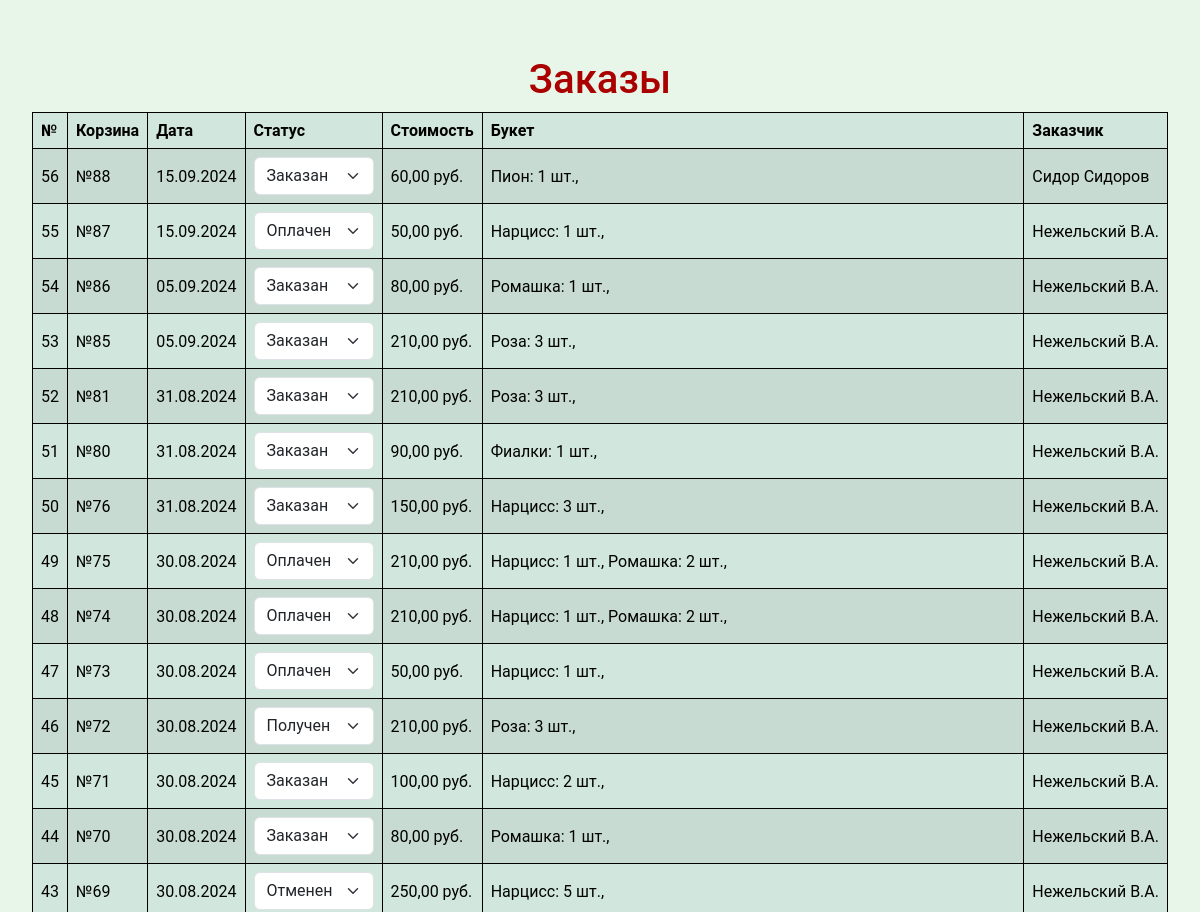
Before: /website/home_admin/ (upper part) with the older database file.
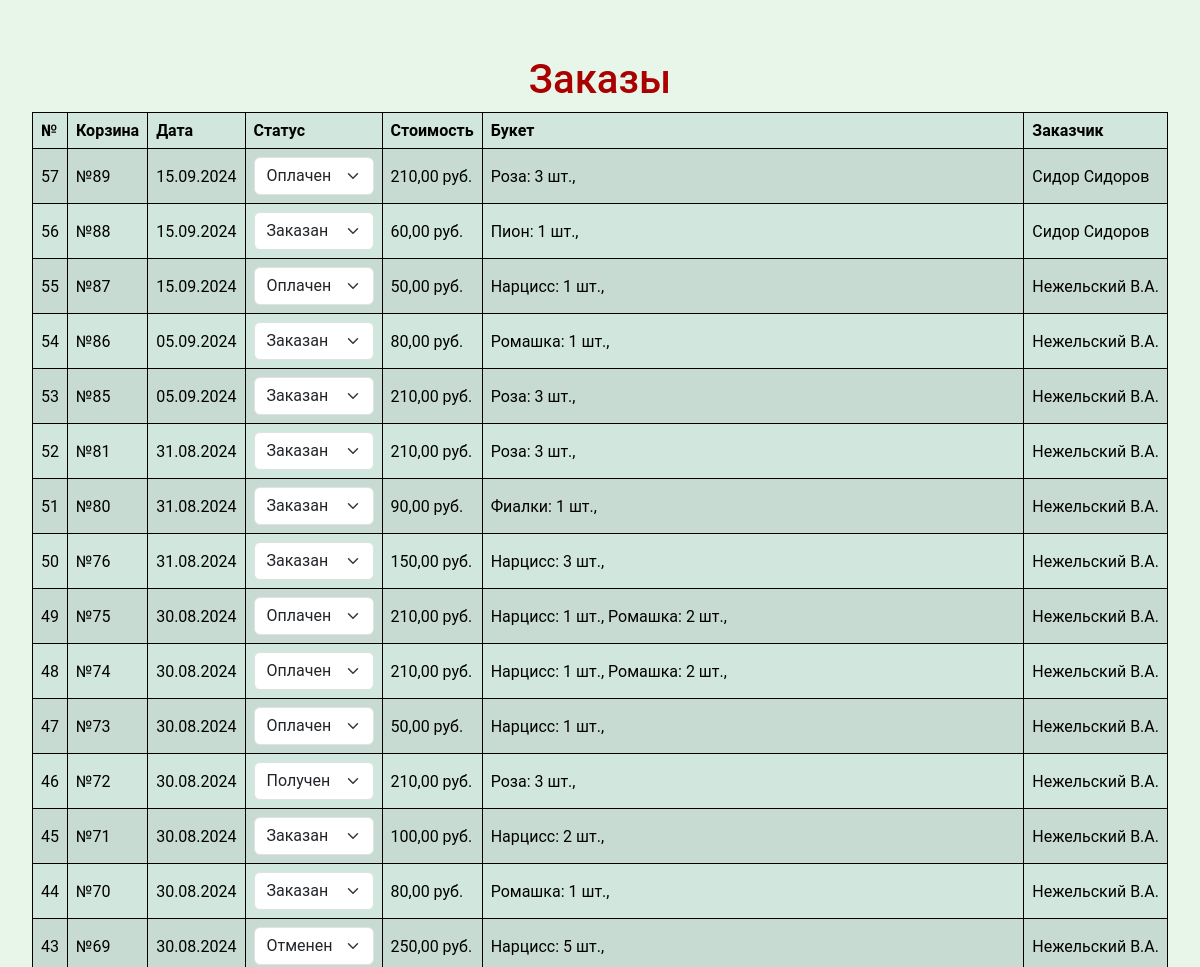
After: the same page with the newer database file.
### website/models.py (models this page shows, shortened)
class OrderHistory(models.Model):
    STATUS_CHOICES = [
        ('ORDERED', 'Заказан'),
        ('RECEIVED', 'Получен'),
        ('CANCELED', 'Отменен'),
        ('PAID', 'Оплачен'),
    ]
    USER_CHOICES = [
        ('ORDERED', 'Заказан'),
        ('RECEIVED', 'Получен'),
        ('CANCELED', 'Отменен'),
    ]
    cart = models.OneToOneField(Cart, verbose_name='Корзина', on_delete=models.CASCADE)
    order_date = models.DateTimeField(verbose_name='Дата заказа', auto_now_add=True)
    cart_price = models.DecimalField(verbose_name='Стоит ₽', max_digits=10, decimal_places=2)
    status = models.CharField(verbose_name='Статус', max_length=10, choices=STATUS_CHOICES, default='ORDERED')
    class Meta:
        verbose_name = 'заказ'
        verbose_name_plural = 'Заказы'

class Cart(models.Model):
    customer = models.ForeignKey(Customer, verbose_name='Заказчик', on_delete=models.CASCADE)
    delivery_address = models.TextField(verbose_name='Адрес')
    comment = models.TextField(verbose_name='Комментарии', blank=True, null=True)
    total_price = models.DecimalField(verbose_name='Стоимость', max_digits=10, decimal_places=2)
    created_at = models.DateTimeField(verbose_name='Дата', auto_now_add=True)
    def __str__(self):
        return f"№{self.id}"
    def get_items_display(self):
        return ', '.join([f"{item.product.name}: {item.quantity} шт." for item in self.items.all()])
    get_items_display.short_description = 'В корзине'
    class Meta:
        verbose_name = 'корзинн'
        verbose_name_plural = 'Корзины заказов'

class CartItem(models.Model):
    cart = models.ForeignKey(Cart, verbose_name='Корзина',  related_name='items', on_delete=models.CASCADE)
    product = models.ForeignKey(Product, verbose_name='Цветок в корзине',  on_delete=models.CASCADE)
    quantity = models.PositiveIntegerField(verbose_name='Количество')
    class Meta:
        verbose_name = 'цветок в корзине'
        verbose_name_plural = 'Цветы в корзинах'

class Product(models.Model):
    name = models.CharField(verbose_name='Цветок', max_length=200)
    price = models.DecimalField(verbose_name='Цена', max_digits=10, decimal_places=2)
    image = models.ImageField(verbose_name='Изображение', upload_to='static/website/img/')
    class Meta:
        verbose_name = 'цветок'
        verbose_name_plural = 'Цветы'

class Customer(models.Model):
    name = models.CharField(verbose_name='Имя', max_length=100)
    email = models.EmailField(verbose_name='Электронная почта', unique=True)
    phone = models.CharField(verbose_name='Телефон', max_length=20, blank=True, null=True)
    delivery_address = models.TextField(verbose_name='Адрес' )
    class Meta:
        verbose_name = 'заказчик'
        verbose_name_plural = 'Заказчики'

### website/views.py (the view)
# urls.py: path('home_admin/', views.home_admin, name='home_admin'),  # Страница администратора
def home_admin(request):
    carts = Cart.objects.all()
    orders = OrderHistory.objects.filter(cart__in=carts).order_by('-order_date')
    if request.method == 'POST':
        update_order_status(request)
    context = {
        'orders': orders,
        'user': 'admin',
        'is_open': True,
    }
    return render(request, 'website/order_history.html', context)

### website/templates/website/order_history.html (shortened to what this page needs)
{% extends 'website/home.html' %}
{% load static %}
{% block content %}
<div>
    <form method="post" class="mt-4">
        {% if user == "admin" %}
            <h1 style="text-align: center; color: #a00;">Заказы</h1>
        {% else %}
            <h3 style="text-align: center; color: #a00;">{{ user }}, ваша история заказов:</h3>
        {% endif %}
        <table class="table table-success table-striped" >
            <thead>
                <tr>
                    <th>№</th>
                    <th>Корзина</th>
                    <th>Дата</th>
                    <th>Статус</th>
                    <th>Стоимость</th>
                    <th>Букет</th>
                    {% if is_open and user != "admin" %}
                        <th>Действие</th>
                    {% else %}
                        <th>Заказчик</th>
                    {% endif %}
                </tr>
            </thead>
            <tbody>
            {% for order in orders %}
            <tr>
                <td class="align-middle">{{ order.id }}</td>
                <td class="align-middle">{{ order.cart }}</td>
                <td class="align-middle">{{ order.order_date|date:"d.m.Y" }}</td>
                <td class="align-middle">
                    {% if user != "admin" and order.status == 'PAID' or not is_open %}
                        {{ order.get_status_display }}
                    {% else %}
                        <select class="form-select status-select" name="status" data-order-id="{{ order.id }}" style="width: 120px;">
                            <option value="{{ order.status }}" selected>{{ order.get_status_display }}</option>
                        </select>
                    {% endif %}
                </td>
                <td class="align-middle">{{ order.cart_price }} руб.</td>
                <td class="align-middle">
                    {% for item in order.cart.items.all %}
                        {{ item.product.name }}: {{ item.quantity }} шт.,
                    {% endfor %}
                </td>
                {% if user == "admin" %}
                    <td class="align-middle" style="white-space:nowrap">{{ order.cart.customer.name  }}</td>
                {% endif %}
            </tr>
            {% endfor %}
            </tbody>
        </table>
    </form>
</div>
{% endblock %}

Changed rows visible on the page:
added OrderHistory: id "57", cart "№89", order_date "15.09.2024", status "Оплачен", cart_price "210,00", cart.customer.name "Сидор Сидоров"
added CartItem: product.name "Роза", quantity "3", shown under "57"
